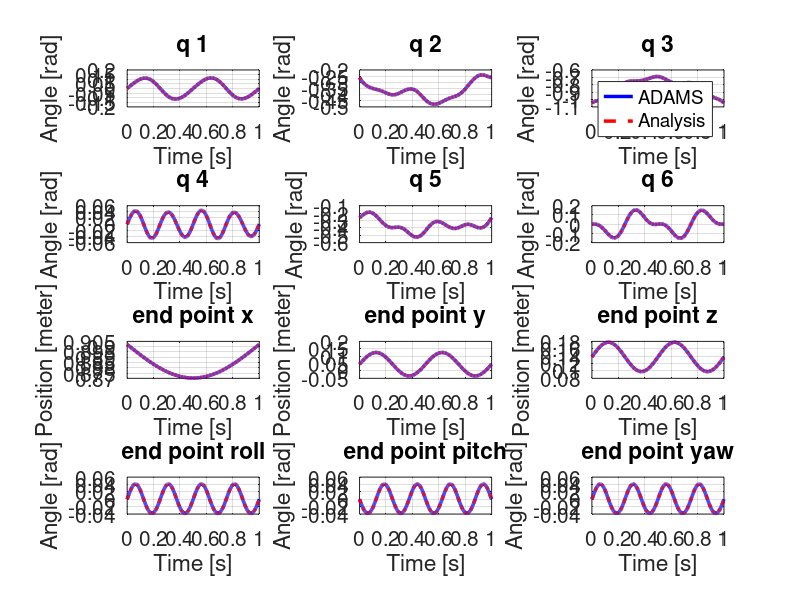
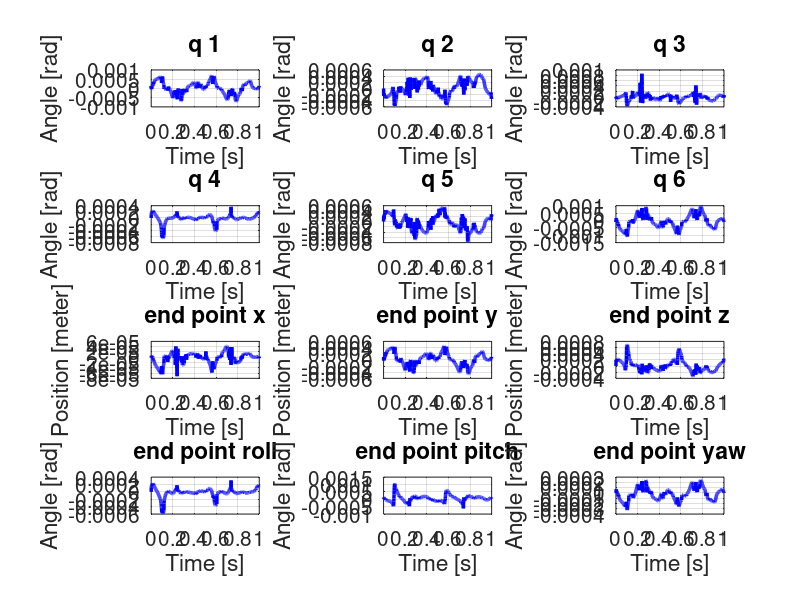

Write MATLAB code to recreate these figures, in order.
clc; clear all; close all;

adams_q = load('adams_q_ik_output.txt');
adams_end = load('adams_end_ik_input.txt');
c_q = load('hj_inverse_kinematics_result.txt');

% adams_q = load('q_input.txt');
% adams_end = load('adams_end.txt');
% c_q = load('hj_kinematics_result.txt');

title_end = {'end point x','end point y','end point z','end point roll','end point pitch','end point yaw'};

%% result compare plot
figure
set(gcf,'Color',[1,1,1])
for i = 1 : 12
    subplot(4,3,i)
    if i <= 6
        plot(adams_q(:,1), adams_q(:,i+1),'b','LineWidth',2.5);
        hold on
        plot(c_q(:,1), c_q(:,i+1),'r--','LineWidth',2.5);
        grid on
        title(sprintf('q %d',i))
        xlabel('Time [s]')
        ylabel('Angle [rad]')
        set(gca,'FontSize',15)
    else
        plot(adams_end(:,1), adams_end(:,i-5),'b','LineWidth',2.5);
        hold on
        plot(c_q(:,1), c_q(:,i+1),'r--','LineWidth',2.5);
        grid on
        title(title_end{i-6})
        xlabel('Time [s]')
        if (i >= 7 && i <= 9)
            ylabel('Position [meter]')
        else
            ylabel('Angle [rad]')
        end
        xlim([0 1])
        set(gca,'FontSize',15)
    end
    if i == 3
        legend('ADAMS','Analysis')
    end
end

%% error pot
figure
set(gcf,'Color',[1,1,1])
for i = 1 : 12
    subplot(4,3,i)
    if i <= 6
        plot(adams_q(:,1), adams_q(:,i+1) - c_q(:,i+1),'b','LineWidth',2.5);
        grid on
        title(sprintf('q %d',i))
        xlabel('Time [s]')
        ylabel('Angle [rad]')
        set(gca,'FontSize',15)
    else
        plot(adams_end(:,1), adams_end(:,i-5) - c_q(:,i+1),'b','LineWidth',2.5);
        grid on
        title(title_end{i-6})
        xlabel('Time [s]')
        if (i >= 7 && i <= 9)
            ylabel('Position [meter]')
        else
            ylabel('Angle [rad]')
        end
        xlim([0 1])
        set(gca,'FontSize',15)
    end
end